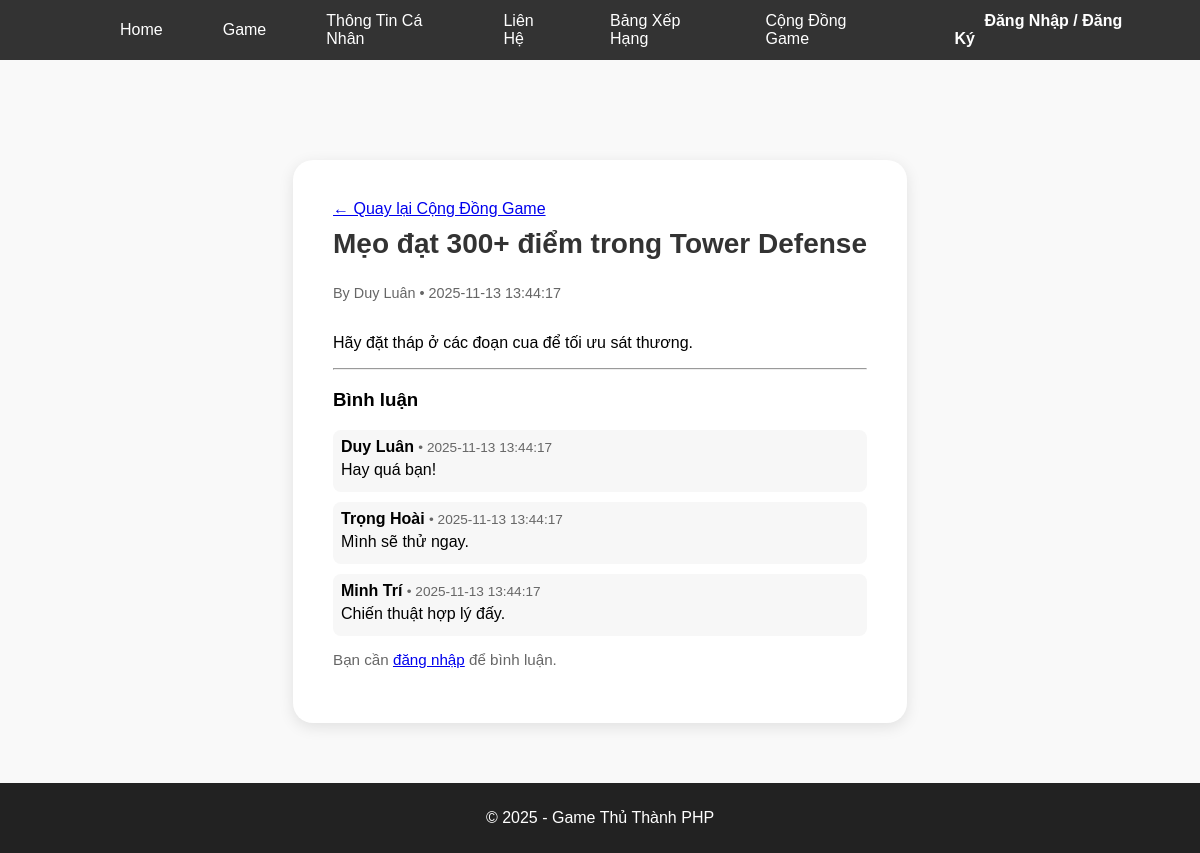
Page /forum_view.php?id=1 on the committed database.
### tables this page shows
CREATE TABLE IF NOT EXISTS posts (
  id INT AUTO_INCREMENT PRIMARY KEY,
  user_id INT NOT NULL,
  title VARCHAR(200) NOT NULL,
  content TEXT,
  screenshot_url VARCHAR(255),
  created_at TIMESTAMP DEFAULT CURRENT_TIMESTAMP,
  FOREIGN KEY (user_id) REFERENCES users(id) ON DELETE CASCADE
);

CREATE TABLE users (
  id INT AUTO_INCREMENT PRIMARY KEY,
  name VARCHAR(100),
  email VARCHAR(100) UNIQUE,
  password VARCHAR(255)
);

CREATE TABLE IF NOT EXISTS comments (
  id INT AUTO_INCREMENT PRIMARY KEY,
  post_id INT NOT NULL,
  user_id INT NOT NULL,
  content TEXT NOT NULL,
  created_at TIMESTAMP DEFAULT CURRENT_TIMESTAMP,
  FOREIGN KEY (post_id) REFERENCES posts(id) ON DELETE CASCADE,
  FOREIGN KEY (user_id) REFERENCES users(id) ON DELETE CASCADE
);

### forum_view.php (the view, shortened to what this page needs)
<?php
require_once 'db/connect.php';
include 'includes/header.php';
$post_id = (int)($_GET['id'] ?? 0);
$sql = "SELECT p.*, u.name AS author FROM posts p
        JOIN users u ON u.id = p.user_id WHERE p.id = ?";
$stmt = $conn->prepare($sql);
$stmt->bind_param("i", $post_id);
$stmt->execute();
$post = $stmt->get_result()->fetch_assoc();
$sqlC = "SELECT c.*, u.name AS author
         FROM comments c JOIN users u ON u.id = c.user_id
         WHERE c.post_id = ? ORDER BY c.created_at ASC";
$stmtC2 = $conn->prepare($sqlC);
$stmtC2->bind_param("i", $post_id);
$stmtC2->execute();
$comments = $stmtC2->get_result();
?>
<div class="profile-container" style="max-width:800px; text-align:left">
  <a href="forum_list.php">&larr; Quay lại Cộng Đồng Game</a>
  <h2 style="margin-top:10px;"><?= htmlspecialchars($post['title']) ?></h2>
  <div class="muted" style="font-size:0.9em;">
    By <?= htmlspecialchars($post['author']) ?> • <?= $post['created_at'] ?>
  </div>
  <p style="margin-top:15px; white-space:pre-line;">
    <?= htmlspecialchars($post['content']) ?>
  </p>
  <hr>
  <h3>Bình luận</h3>
  <?php while ($c = $comments->fetch_assoc()): ?>
    <div style="margin-bottom:10px; padding:8px; border-radius:8px; background:#f7f7f7;">
      <strong><?= htmlspecialchars($c['author']) ?></strong>
      <span class="muted" style="font-size:0.85em;"> • <?= $c['created_at'] ?></span>
      <p style="margin:5px 0; white-space:pre-line;"><?= htmlspecialchars($c['content']) ?></p>
    </div>
  <?php endwhile; ?>
  <?php if (isset($_SESSION['user'])): ?>
    <form method="post" style="margin-top:15px;">
      <textarea name="content" rows="3" style="width:100%;padding:8px;border-radius:8px;border:1px solid #ccc;"
                placeholder="Viết bình luận..."></textarea>
      <br><br>
      <button class="btn-send" type="submit" name="comment">Gửi bình luận</button>
    </form>
  <?php else: ?>
    <p class="muted">Bạn cần <a href="auth.php">đăng nhập</a> để bình luận.</p>
  <?php endif; ?>
</div>
<?php include 'includes/footer.php'; ?>

### assets/style.css (style rules this page uses)
body { font-family: Arial, sans-serif; background: #f9f9f9; margin: 0; padding: 0; display: grid; grid-template-rows: auto 1fr auto; min-height: 100vh; }
html, body { height: 100%; margin: 0; }
.profile-container { max-width: 600px; margin: 60px auto; text-align: center; background: #fff; border-radius: 20px; padding: 40px; box-shadow: 0 4px 15px rgba(0, 0, 0, 0.1); }
.profile-container h2 { font-size: 28px; color: #333; margin-bottom: 25px; }
.muted { color: #666; font-size: 0.95em; }

### rows in the picture
posts: title "Mẹo đạt 300+ điểm trong Tower Defense", user.name "Duy Luân", created_at "2025-11-13 13:44:17", content "Hãy đặt tháp ở các đoạn cua để tối ưu sát thương."
comments: user.name "Duy Luân", created_at "2025-11-13 13:44:17", content "Hay quá bạn!"
comments: user.name "Trọng Hoài", created_at "2025-11-13 13:44:17", content "Mình sẽ thử ngay."
comments: user.name "Minh Trí", created_at "2025-11-13 13:44:17", content "Chiến thuật hợp lý đấy."
